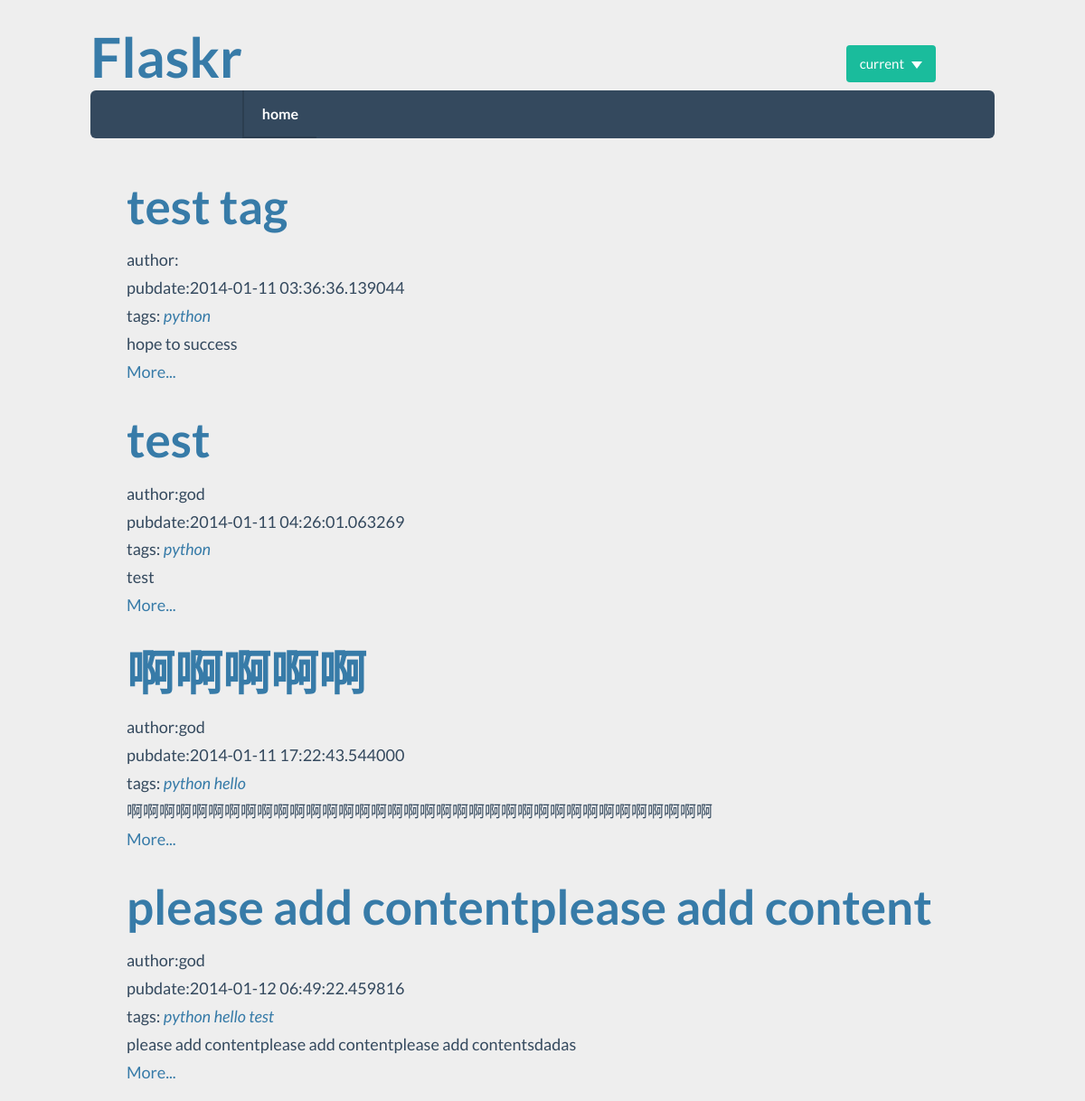
Screenshot of /post/python/1 with the database file from the repository.
### app/models.py (models this page shows, shortened)
class Post(db.Model):
    id = db.Column(db.Integer, primary_key=True)
    title = db.Column(db.String(80))
    body = db.Column(db.Text)
    pub_date = db.Column(db.DateTime)
    category_id = db.Column(db.Integer, db.ForeignKey('category.id'))
    category = db.relationship(
        'Category', backref=db.backref('posts', lazy='dynamic'))
    user_id = db.Column(db.Integer, db.ForeignKey('user.id'))
    user = db.relationship(
        'User', backref=db.backref('users', lazy='dynamic'))
    tags = db.relationship('Tag', secondary=tag_post,
                           backref=db.backref('tags', lazy='dynamic'))

class Tag(db.Model):
    id = db.Column(db.Integer, primary_key=True)
    content = db.Column(db.String(100))
    posts = db.relationship('Post', secondary=tag_post,
                            backref=db.backref('posts', lazy='dynamic'))

class User(db.Model):
    id = db.Column(db.Integer, primary_key=True)
    nickname = db.Column(db.String(60), index=True, unique=True)
    email = db.Column(db.String(120), index=True, unique=True)
    password = db.Column(db.String(40), index=True, unique=True)
    role = db.Column(db.SmallInteger, default=ROLE_USER)

### app/views.py (the view)
@app.route('/post/<tag>/<tagid>')
@app.route('/post/<tag>/<tagid>/<int:page>', methods=['GET', 'POST'])
def post_by_tag(tag, tagid, page=1):
    tag = Tag.query.filter_by(id=tagid).first()
    posts = tag.posts
    return render_template('post_by_tag.html', posts=posts)

### app/templates/post_by_tag.html (shortened to what this page needs)
{% extends "base.html" %}
{% block content %}
  <ul class=entries>
  {% for post in posts %}
    <li>
      <h2><a href="{{ url_for('detail', id=post.id) }}">{{ post.title }}</a></h2>
      <span>
        author:{{ post.user.nickname }}<br />
        pubdate:{{ post.pub_date }}<br />
        tags:
        {% if post.tags %}
          {% for tag in post.tags %}
          <em><a href="{{ url_for('post_by_tag', tag=tag.content, tagid=tag.id) }}">{{ tag.content }}</a></em>
          {% endfor %}
        {% else %}
          None
        {% endif %}
      </span>
      <div>
        {{ post.body|safe }}
      </div>
      <a href="{{ url_for('detail', id=post.id) }}">More...</a>
    </li>
  {% else %}
    <li><em>Unbelievable.  No entries here so far</em></li>
  {% endfor %}
  </ul>
{% endblock %}

### app/static/css/flat-ui.css (style rules this page uses)
body { font-family: "Lato", Helvetica, Arial, sans-serif; font-size: 18px; line-height: 1.72222; color: #34495e; background-color: #ffffff; }
a { color: #16a085; text-decoration: none; -webkit-transition: 0.25s; transition: 0.25s; }
h1, h2, h3, h4, h5, h6, .h1, .h2, .h3, .h4, .h5, .h6 { font-family: "Lato", Helvetica, Arial, sans-serif; font-weight: 700; line-height: 1.1; color: inherit; }
h1, h2, h3 { margin-top: 30px; margin-bottom: 15px; }
h2, .h2 { font-size: 53px; }
ul, ol { margin-bottom: 15px; }

### app/static/css/style.css (style rules this page uses)
body { font-family: 'Georgia' sans-serif; background: #eee; }
a, h1, h2 { color: #377BA8; }
ul li { list-style: none; }

### rows the page displays
Post: title "test tag", pub_date "2014-01-11 03:36:36.139044", body "hope to success"
Tag: content "python"
Post: title "test", user.nickname "god", pub_date "2014-01-11 04:26:01.063269", body "test"
Post: title "啊啊啊啊啊", user.nickname "god", pub_date "2014-01-11 17:22:43.544000", body "啊啊啊啊啊啊啊啊啊啊啊啊啊啊啊啊啊啊啊啊啊啊啊啊啊啊啊啊啊啊啊啊啊啊啊啊"
Tag: content "hello"
Post: title "please add contentplease add content", user.nickname "god", pub_date "2014-01-12 06:49:22.459816", body "please add contentplease add contentplease add contentsdadas"
Tag: content "test"
